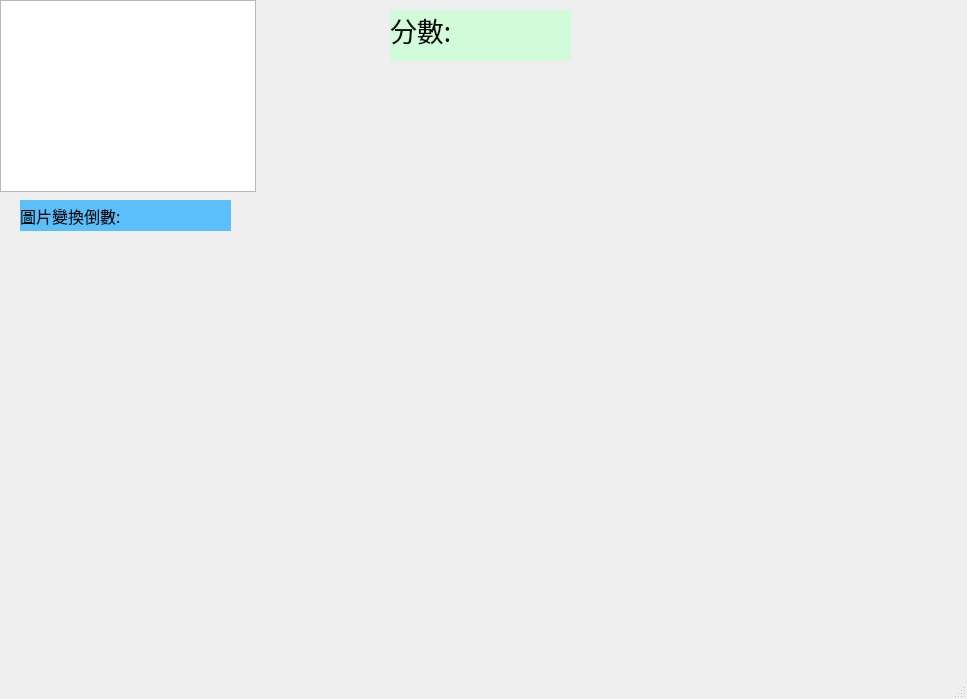
<?xml version="1.0" encoding="UTF-8"?>
<ui version="4.0">
 <class>MainWindow</class>
 <widget class="QMainWindow" name="MainWindow">
  <property name="geometry">
   <rect>
    <x>0</x>
    <y>0</y>
    <width>967</width>
    <height>699</height>
   </rect>
  </property>
  <property name="windowTitle">
   <string>MainWindow</string>
  </property>
  <property name="windowFilePath">
   <string/>
  </property>
  <widget class="QWidget" name="centralwidget">
   <widget class="QGraphicsView" name="graphicsView">
    <property name="geometry">
     <rect>
      <x>0</x>
      <y>0</y>
      <width>256</width>
      <height>192</height>
     </rect>
    </property>
   </widget>
   <widget class="QLabel" name="label">
    <property name="geometry">
     <rect>
      <x>390</x>
      <y>10</y>
      <width>181</width>
      <height>51</height>
     </rect>
    </property>
    <property name="font">
     <font>
      <family>AcadEref</family>
      <pointsize>20</pointsize>
     </font>
    </property>
    <property name="styleSheet">
     <string notr="true">background-color: #d2fcd9;  /* 背景色設為紅色 */
color: #0a0a0a;  /* 文字顏色設為白色 */</string>
    </property>
    <property name="text">
     <string>分數:</string>
    </property>
    <property name="alignment">
     <set>Qt::AlignLeading|Qt::AlignLeft|Qt::AlignTop</set>
    </property>
   </widget>
   <widget class="QLabel" name="label_2">
    <property name="geometry">
     <rect>
      <x>20</x>
      <y>200</y>
      <width>211</width>
      <height>31</height>
     </rect>
    </property>
    <property name="font">
     <font>
      <family>AcadEref</family>
      <pointsize>12</pointsize>
     </font>
    </property>
    <property name="styleSheet">
     <string notr="true">background-color: #5abffa;  /* 背景色設為紅色 */
color: #050505;  /* 文字顏色設為白色 */</string>
    </property>
    <property name="text">
     <string>圖片變換倒數:</string>
    </property>
    <property name="textFormat">
     <enum>Qt::AutoText</enum>
    </property>
   </widget>
   <widget class="QLabel" name="label_3">
    <property name="geometry">
     <rect>
      <x>520</x>
      <y>20</y>
      <width>51</width>
      <height>31</height>
     </rect>
    </property>
    <property name="font">
     <font>
      <family>AcadEref</family>
      <pointsize>14</pointsize>
     </font>
    </property>
    <property name="styleSheet">
     <string notr="true">
color: green;  /* 文字顏色設為白色 */</string>
    </property>
    <property name="text">
     <string/>
    </property>
   </widget>
  </widget>
  <widget class="QMenuBar" name="menubar">
   <property name="geometry">
    <rect>
     <x>0</x>
     <y>0</y>
     <width>967</width>
     <height>25</height>
    </rect>
   </property>
  </widget>
  <widget class="QStatusBar" name="statusbar"/>
 </widget>
 <resources/>
 <connections/>
</ui>
